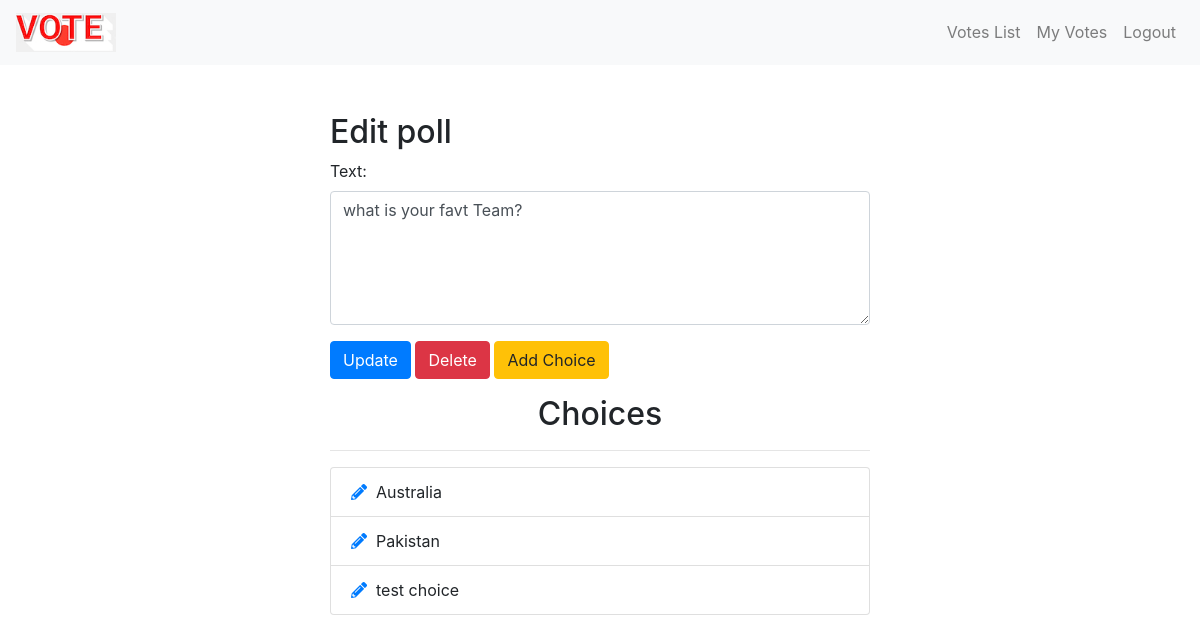
/polls/edit/31/ (signed in), run on the app's committed database.
### polls/models.py (models this page shows, shortened)
class Poll(models.Model):
    owner = models.ForeignKey(User, on_delete=models.CASCADE)
    text = models.TextField()
    pub_date = models.DateTimeField(default=timezone.now)
    active = models.BooleanField(default=True)
    created_at = models.DateTimeField(auto_now_add=True)

class Choice(models.Model):
    poll = models.ForeignKey(Poll, on_delete=models.CASCADE)
    choice_text = models.CharField(max_length=255)
    created_at = models.DateTimeField(auto_now_add=True)
    updated_at = models.DateTimeField(auto_now=True)

### polls/views.py (the view)
# urls.py: path('edit/<int:poll_id>/', views.polls_edit, name='edit'),
@login_required
def polls_edit(request, poll_id):
    poll = get_object_or_404(Poll, pk=poll_id)
    if request.user != poll.owner:
        return redirect('home')
    if request.method == 'POST':
        form = EditPollForm(request.POST, instance=poll)
        if form.is_valid:
            form.save()
            messages.success(request, "Poll Updated successfully.",
                             extra_tags='alert alert-success alert-dismissible fade show')
            return redirect("polls:list")
    else:
        form = EditPollForm(instance=poll)
    return render(request, "polls/poll_edit.html", {'form': form, 'poll': poll})

### polls/forms.py
class EditPollForm(forms.ModelForm):
    class Meta:
        model = Poll
        fields = ['text', ]
        widgets = {
            'text': forms.Textarea(attrs={'class': 'form-control', 'rows': 5, 'cols': 20}),
        }

### polls/templates/polls/poll_edit.html (shortened to what this page needs)
{% extends 'base.html' %}
{% block content %}
<div class="container">
    <div class="row center">
        <div class="col-md-6 offset-md-3">
            <h2>Edit poll</h2>
            <form action="" method="POST">
                {% for field in form %}
                <div class="form-group">
                    {{ field.label_tag }}
                    {{ field }}
                </div>
                {% endfor %}
                <button type="submit" class="btn btn-primary">Update</button>
                <a class="btn btn-danger" href="{% url 'polls:delete_poll' poll.id %}" role="button" onclick="return confirm('Are you sure?')">Delete</a>
                <a class="btn btn-warning" href="{% url 'polls:add_choice' poll.id %}" role="button">Add Choice</a>
            </form>
            <div class="choices">
                <h2 class="text-center mt-3">Choices</h2>
                <hr>
                <ul class="list-group">
                    {% for choice in poll.choice_set.all %}
                    <li class="list-group-item"><a href="{% url 'polls:choice_edit' choice.id %}"><i class="fas fa-pencil-alt"></i></a>&nbsp
                        {{ choice.choice_text }}</li>
                    {% endfor %}
                </ul>
            </div>
        </div>
    </div>
</div>
{% endblock %}

### data on the page
Poll: form "what is your favt Team?"
Choice: choice_text "Australia"
Choice: choice_text "Pakistan"
Choice: choice_text "test choice"

### other printed values
{{ field.label_tag }} "Text:"
